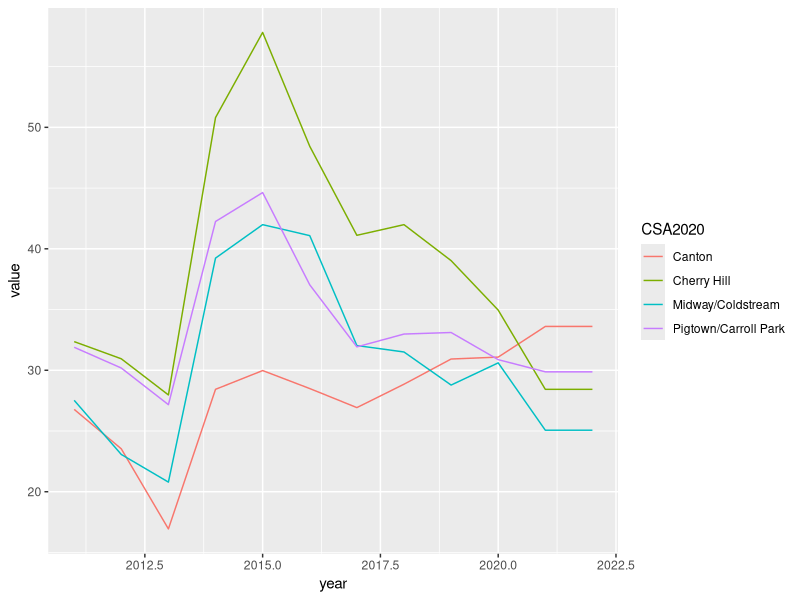
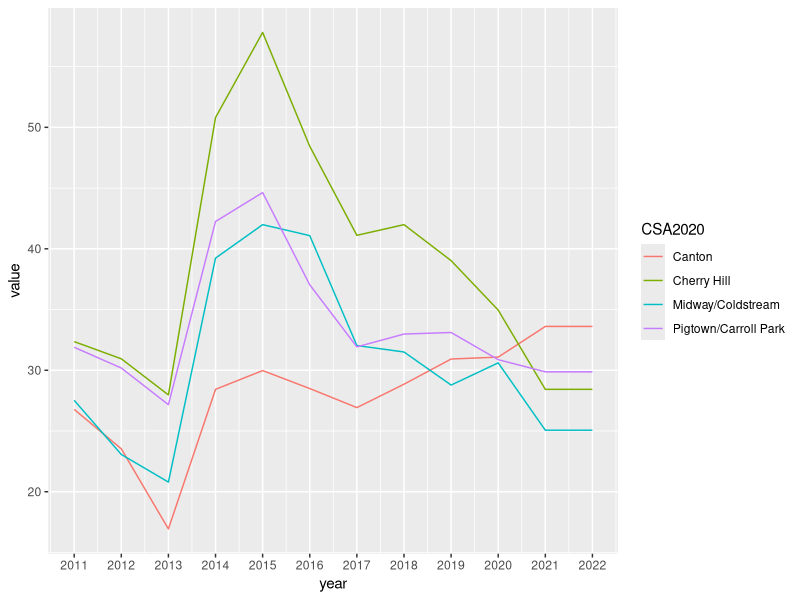
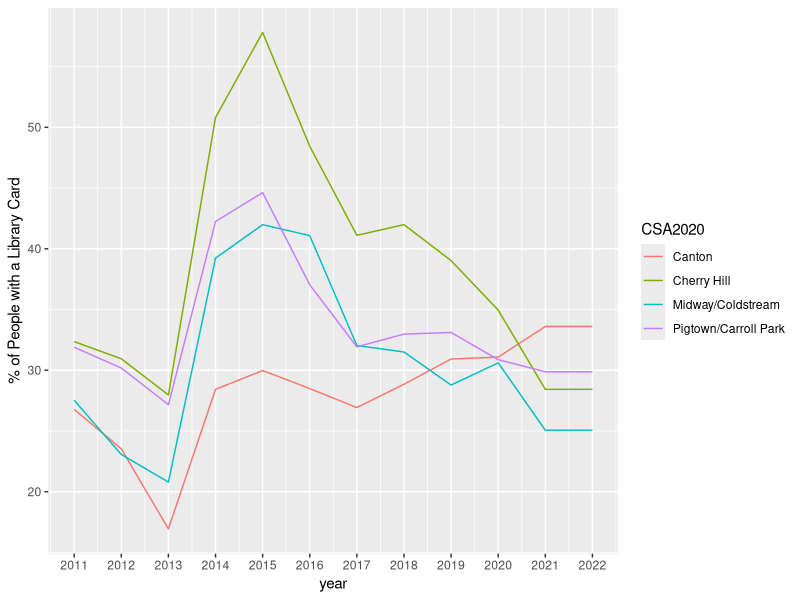

These charts were generated, in order, by the following R code:
## ---- chunk 1
1 + 1
## ---- chunk 2
install.packages("tidyverse")
## ---- chunk 3
library(tidyverse)
## ---- chunk 4
bnia_lib <- read_csv("Number_of_Persons_with_Library_Cards_per_1,000_Residents_-_Community_Statistical_Area.csv")
## ---- chunk 5
bnia_lib_sub <- bnia_lib %>% filter(CSA2020 %in% c("Canton", "Cherry Hill", "Midway/Coldstream", "Pigtown/Carroll Park"))
## ---- chunk 6
bnia_lib_long <- bnia_lib_sub %>% pivot_longer(starts_with("libcard"), names_to = "year")
## ---- chunk 7
bnia_lib_year <- bnia_lib_long %>% mutate(year = str_replace(year, "libcard", "20"))
## ---- chunk 8
bnia_lib_year <- bnia_lib_year %>% mutate(year = as.numeric(year))
## ---- chunk 9
bnia_lib_pct <- bnia_lib_year %>% mutate(value = (value / 1000) * 100) 
## ---- chunk 10
ggplot(bnia_lib_pct, aes(x = year, y = value, group = CSA2020, color = CSA2020)) +
  geom_line()
## ---- chunk 11
ggplot(bnia_lib_pct, aes(x = year, y = value, group = CSA2020, color = CSA2020)) +
  geom_line() + 
  scale_x_continuous(breaks = 2011:2022)
## ---- chunk 12
ggplot(bnia_lib_pct, aes(x = year, y = value, group = CSA2020, color = CSA2020)) +
  geom_line() + 
  scale_x_continuous(breaks = 2011:2022) +
  ylab("% of People with a Library Card")
## ---- chunk 13
bnia_lib_pct %>% group_by(year) %>% summarize(mean(value))
